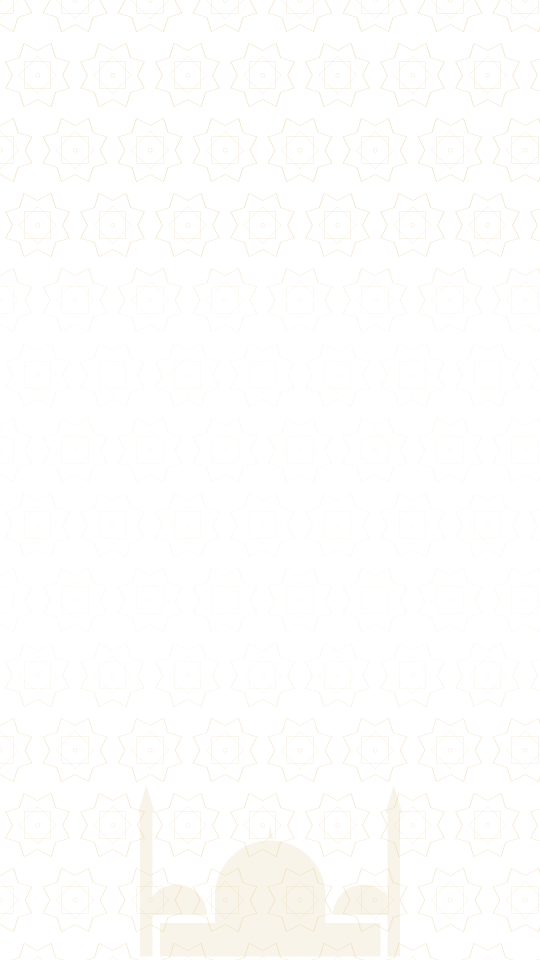
#> input picture scripts/v5/islamic_bg.png, 1080 x 1920 px, found by its file name (shown at 1/2 size)
$ python build.py ../v5/islamic_bg.png
#> lines starting #> are read from the running program, lines starting #| are printed output that depends on the picture
import os, sys, subprocess
from PIL import Image, ImageDraw, ImageFont, ImageFilter
D=os.path.dirname(os.path.abspath(__file__)); S=os.path.dirname(D); FD=S+'/fonts/'; V=S+'/vid2/src/video.mp4'
W,H=1080,1920; PY=570; PW,PH=1080,810          # video panel
INTRO=2.6; OUTRO=4.2
# ------------------------------------------------------------------ segments
# (src_start, src_end, chapter, shot, face_cx)
SEG=[(407.76,413.00,1,'w',420),(423.61,426.80,1,'c',468),(426.80,432.36,1,'w',468),(438.74,443.25,1,'c',420),(443.25,451.20,1,'w',420),
     (456.80,462.40,2,'w',432),(462.40,466.29,2,'c',432),(472.73,476.80,2,'w',492),(476.80,479.15,2,'c',492),(481.01,485.65,2,'c',435),(485.65,489.07,2,'w',435),(492.88,496.54,2,'c',447),
     (500.68,504.85,3,'w',414),(504.85,508.60,3,'c',414),
     (508.60,513.20,4,'w',411),(513.20,516.90,4,'c',411),(528.04,535.80,4,'w',504),(535.80,542.37,4,'c',504)]
Y='{\\c&H00D7FF&}'; R='{\\c&H4646FF&}'; N='{\\r}'
SUB=[(407.94,409.50,f"{R}JANGAN MENGUMPAT.{N}"),(409.55,411.20,"APA TAKRIF MENGUMPAT?"),(411.25,413.00,f"{Y}KATA DI BELAKANG.{N}"),
 (423.61,425.60,"KATA ITU BENAR, BETUL."),(425.60,426.80,"MENGUMPAT NI — BENDA BETUL."),
 (426.90,430.70,"DAN JIKA DIDENGAR OLEH TUAN YANG DIKATA, DIA MARAH —"),(430.70,432.36,f"{R}ITU MENGUMPAT.{N}"),
 (438.90,441.60,"KALAU TAK BETUL, DIA TAK PANGGIL MENGUMPAT —"),(441.60,443.25,f"DIA PANGGIL {R}FITNAH.{N}"),
 (443.30,447.70,f"KATA DI BELAKANG, TAPI TAK BETUL — {R}FITNAH.{N}"),(447.75,451.20,f"KATA DI BELAKANG, BENAR, TAPI KAWAN ITU MARAH — {R}MENGUMPAT.{N}"),
 (457.80,459.80,"JANGAN MENGUMPAT AKAN ORANG."),(459.85,463.90,f"INI BENDA YANG {Y}PALING PAYAH NAK HILANG{N} DARIPADA KITA."),
 (463.90,466.29,"ORANG LELAKI SAMA, ORANG PEREMPUAN SAMA."),
 (472.90,476.80,"MASUK SATU TAJUK, DUA TAJUK, HABIS — 15 MINIT."),(476.80,479.15,f"MASUK MINIT KE-20, {R}MULA \"GORENG\"!{N}"),
 (481.20,483.40,f"\"HAJI ANU — {R}TAK BOLEH PAKAI.{N}\""),(483.45,485.65,f"\"AJK SURAU — {R}TAK BOLEH PAKAI.{N}\""),
 (485.70,487.80,"\"TENGAH-TENGAH MASJID PUN — TAK BOLEH PAKAI.\""),(487.85,489.07,f"{R}HABIS SEMUA TAK BOLEH PAKAI!{N}"),
 (493.05,494.80,f"MENGUMPAT NI {Y}MEMANG SEDAP.{N}"),(494.80,496.54,"BOLEH MINUM KOPI LAGI KAT SITU."),
 (500.70,503.90,f"KALAU MENGUMPAT ORANG, {R}SOLAT TUHAN TAK TERIMA.{N}"),(504.85,505.80,f"{R}TAK MAKBUL.{N}"),
 (505.85,508.40,f"SOLAT SAH PUN — {Y}SAH SAJA, TAK TERIMA.{N}"),
 (509.00,513.20,"TETAPI DALAM KITAB IMAM AL-GHAZALI DISEBUT,"),(513.20,516.90,f"MENGUMPAT DIHARUSKAN DALAM {Y}ENAM TEMPAT.{N}"),
 (528.30,530.20,"APA ANTARANYA?"),(530.20,535.80,f"ORANG YANG {Y}DIZALIMI{N} MENGADU KEPADA RAJA —"),
 (535.80,542.37,f"ORANG BERKUASA — MAKA {Y}BOLEH DIA CERITA{N} BAHAWA ORANG ITU ZALIM KEPADANYA.")]
CH={1:("01","APA ITU MENGUMPAT","Beza mengumpat & fitnah"),
    2:("02","DOSA PALING SEDAP","Paling payah nak ditinggalkan"),
    3:("03","AKIBATNYA","Solat sah, tapi tak diterima"),
    4:("04","BILA DIBOLEHKAN","Enam tempat — kitab Imam Al-Ghazali")}
# timeline
tl=[];t=INTRO
for s,e,c,sh,cx in SEG: tl.append(t); t+=e-s
BODY_END=t; TOTAL=BODY_END+OUTRO
def out_t(src):
    for (s,e,*_),o in zip(SEG,tl):
        if s-0.05<=src<=e+0.05: return o+max(0,min(src,e)-s)
    raise ValueError(src)
chap_start={}
for (s,e,c,*_),o in zip(SEG,tl): chap_start.setdefault(c,o)
print(f"body={BODY_END-INTRO:.2f}s total={TOTAL:.2f}s chapters={chap_start}")
# ------------------------------------------------------------------ static frame
img=Image.new('RGBA',(W,H),(0,0,0,0)); d=ImageDraw.Draw(img)
#> after `img = Image.new('RGBA', (W, H), (0, 0, 0, 0))`: img: PIL image 1080x1920 RGBA; every value is 0
g=Image.new('RGBA',(W,H),(0,0,0,0)); gd=ImageDraw.Draw(g)
for y in range(0,PY): gd.line([(0,y),(W,y)],fill=(6,8,14,int(245*min(1,(PY-y)/120+0.0)) if y>PY-120 else 245))
for y in range(PY+PH,H): gd.line([(0,y),(W,y)],fill=(6,8,14,int(240*min(1,(y-PY-PH)/140))))
img.alpha_composite(g)
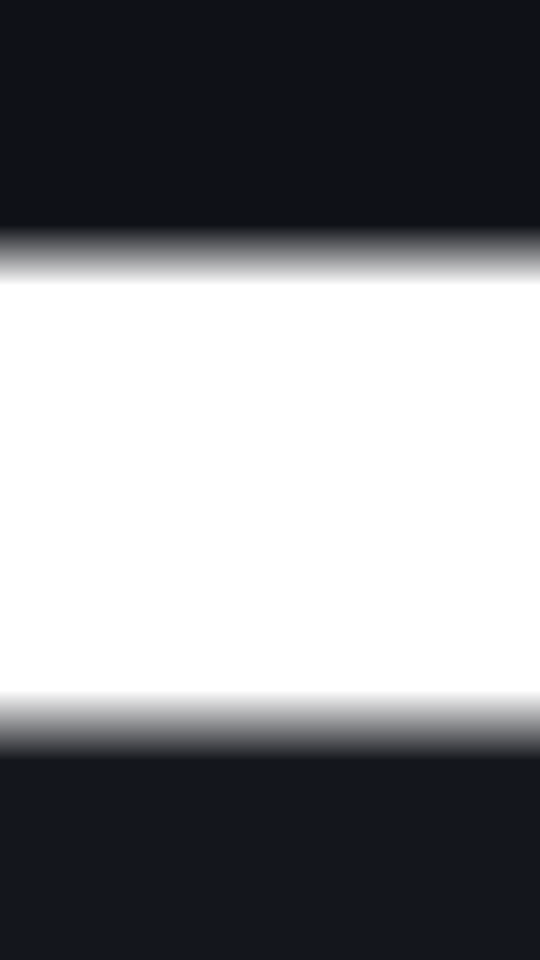
#> g: PIL image 1080x1920 RGBA (shown at 1/2 size); mean R, G, B, A 3.5, 4.6, 8.1, 123.8; transparent parts drawn white
img.alpha_composite(Image.open(D+'/islamic_bg.png').convert('RGBA'))
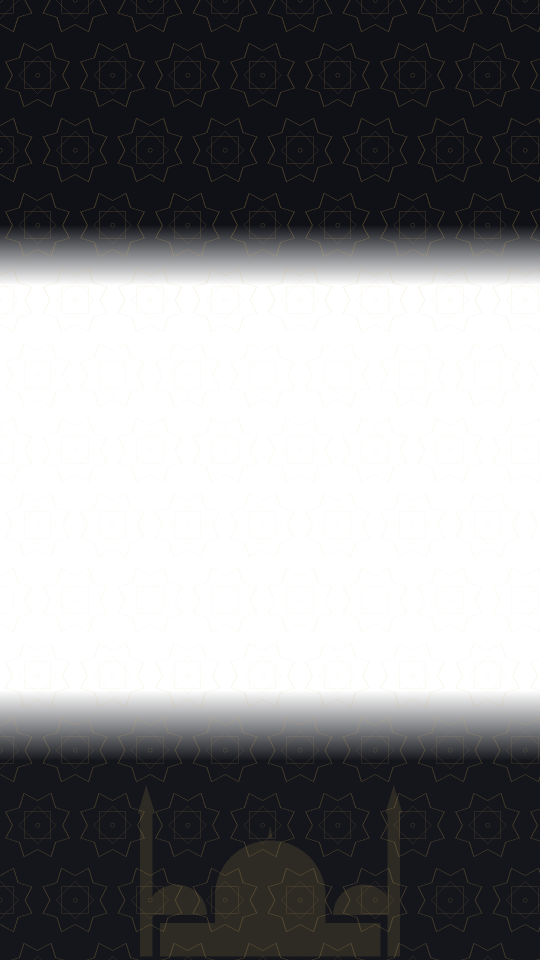
#> img: PIL image 1080x1920 RGBA (shown at 1/2 size); mean R, G, B, A 11, 10.8, 11.1, 124.5; transparent parts drawn white
import math
def star8(cx,cy,r,fill):
    pts=[(cx+(r if k%2==0 else r*0.45)*math.cos(math.pi/8*k),cy+(r if k%2==0 else r*0.45)*math.sin(math.pi/8*k)) for k in range(16)]
    d.polygon(pts,fill=fill)
GOLD=(222,184,92,255); RED=(0,110,72,255)
def ctext(y,txt,font,fill,x=None):
    bb=d.textbbox((0,0),txt,font=font); w=bb[2]-bb[0]
    xx=(W-w)//2-bb[0] if x is None else x
    sh=Image.new('RGBA',(W,H),(0,0,0,0)); ImageDraw.Draw(sh).text((xx,y+5),txt,font=font,fill=(0,0,0,220))
    img.alpha_composite(sh.filter(ImageFilter.GaussianBlur(7))); d.text((xx,y),txt,font=font,fill=fill); return bb
A=lambda s:ImageFont.truetype(FD+'Anton.ttf',s)
P=lambda s:ImageFont.truetype(FD+'Poppins-ExtraBold.ttf',s)
# label
lab="PENYAKIT HATI"; lf=P(28); bb=d.textbbox((0,0),lab,font=lf); pw=bb[2]-bb[0]+50
#> after `bb = d.textbbox((0, 0), lab, font=lf)`: bb = (0, 6, 206, 26)
#> after `pw = bb[2] - bb[0] + 50`: pw = 256
d.rounded_rectangle([(W-pw)//2,150,(W+pw)//2,198],radius=24,outline=GOLD,width=3)
ctext(155,lab,lf,GOLD)
#> in ctext, `bb = d.textbbox((0, 0), txt, font=font)`: bb = (0, 6, 206, 26)
#> in ctext, `w = bb[2] - bb[0]`: w = 206
#> in ctext, `xx=(W-w)//2-bb[0] if x is None else x`: xx = 437
#> in ctext, `ImageDraw.Draw(sh).text((xx, y + 5), txt, font=font, fill=(0, 0, 0, 22`:
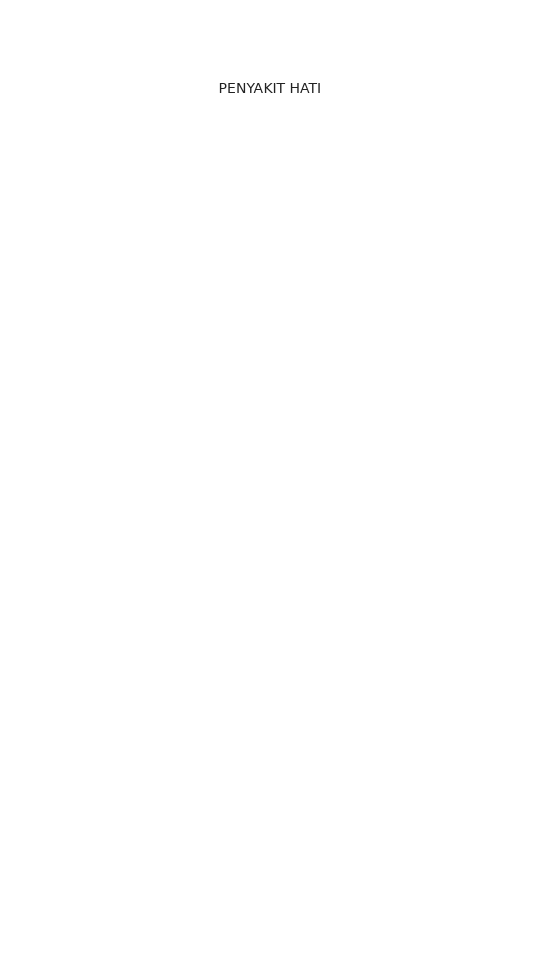
#> sh: PIL image 1080x1920 RGBA (shown at 1/2 size); mean R, G, B, A 0, 0, 0, 0.1; transparent parts drawn white
ctext(205,"MENGUMPAT:",A(118),(255,255,255,255))
# red slanted box with SELAIN ISLAM
t2="DOSA PALING SEDAP?"; f2=A(104); bb=d.textbbox((0,0),t2,font=f2); tw=bb[2]-bb[0]
#> after `t2 = 'DOSA PALING SEDAP?'`: t2 = 'DOSA PALING SEDAP?'
#> after `bb = d.textbbox((0, 0), t2, font=f2)`: bb = (0, 19, 1140, 98)
#> after `tw = bb[2] - bb[0]`: tw = 1140
x0=(W-tw)//2-40; x1=(W+tw)//2+40
#> after `x0 = (W - tw) // 2 - 40`: x0 = -70
#> after `x1 = (W + tw) // 2 + 40`: x1 = 1150
d.polygon([(x0+18,352),(x1+18,352),(x1-18,482),(x0-18,482)],fill=RED)
d.text(((W-tw)//2-bb[0],352-bb[1]+12),t2,font=f2,fill=(255,255,255,255))
# panel borders
d.rectangle([0,PY-6,W,PY-1],fill=GOLD); d.rectangle([0,PY+PH,W,PY+PH+5],fill=GOLD)
star8(540,PY-3,22,GOLD); star8(540,PY+PH+3,22,GOLD)
for cx in (60,1020):
    star8(cx,PY-3,13,GOLD); star8(cx,PY+PH+3,13,GOLD)
# bottom: progress track + footer
d.rounded_rectangle([60,1838,1020,1850],radius=6,fill=(255,255,255,50))
ff=ImageFont.truetype(FD+'Poppins-Bold.ttf',26)
ctext(1866,"Petikan kuliah  •  Kongsikan peringatan ini",ff,(200,200,200,255))
#> call 3 of ctext, with y = 1866, fill = (200, 200, 200, 255)
#> in ctext (call 3), `bb = d.textbbox((0, 0), txt, font=font)`: bb = (0, 5, 551, 30)
#> in ctext (call 3), `w = bb[2] - bb[0]`: w = 551
#> in ctext (call 3), `xx=(W-w)//2-bb[0] if x is None else x`: xx = 264
#> in ctext (call 3), `img.alpha_composite(sh.filter(ImageFilter.GaussianBlur(7)))`:
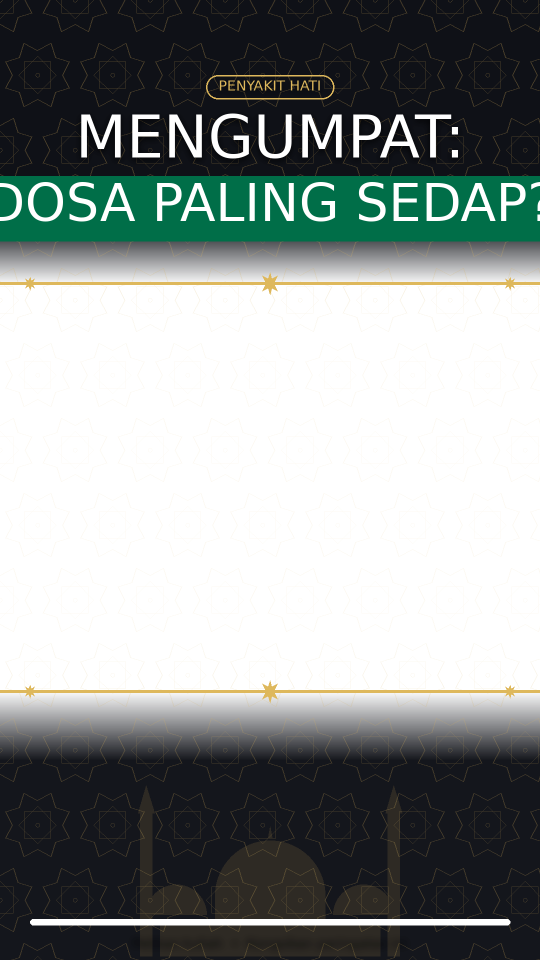
#> img: PIL image 1080x1920 RGBA (shown at 1/2 size); mean R, G, B, A 19.2, 24.7, 21.7, 126.5; transparent parts drawn white
img.save(D+'/frame.png')
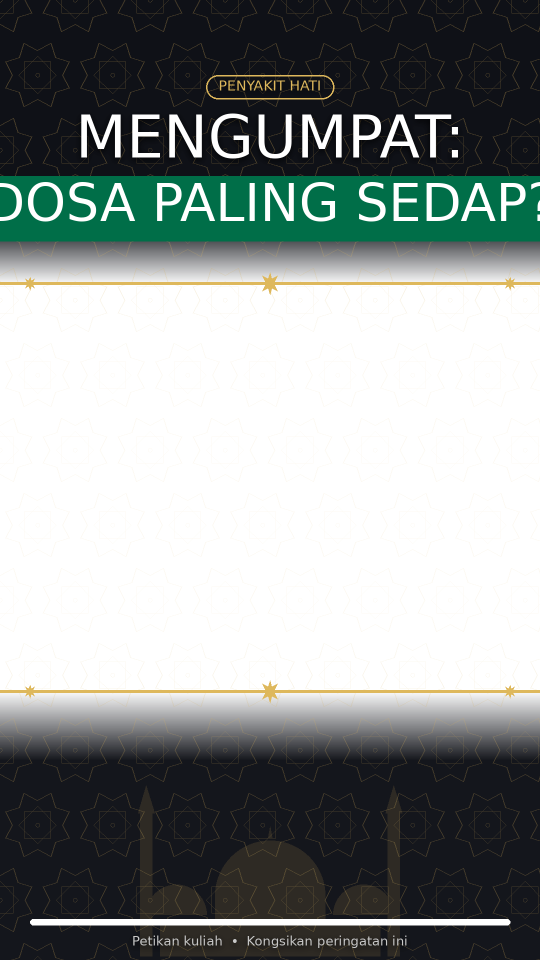
#> saved as frame.png: PIL image 1080x1920 RGBA (shown at 1/2 size); mean R, G, B, A 19.4, 24.9, 22, 126.5; transparent parts drawn white
# ------------------------------------------------------------------ ASS
def ts(x): return f"{int(x//3600)}:{int(x%3600//60):02d}:{x%60:05.2f}"
ass=f"""[Script Info]
ScriptType: v4.00+
PlayResX: {W}
PlayResY: {H}
WrapStyle: 0

[V4+ Styles]
Format: Name, Fontname, Fontsize, PrimaryColour, SecondaryColour, OutlineColour, BackColour, Bold, Italic, Underline, StrikeOut, ScaleX, ScaleY, Spacing, Angle, BorderStyle, Outline, Shadow, Alignment, MarginL, MarginR, MarginV, Encoding
Style: Sub,Anton,96,&H00FFFFFF,&H00FFFFFF,&H00000000,&HA0000000,0,0,0,0,100,100,1,0,1,6,4,5,60,60,0,1
Style: Big,Anton,200,&H00FFFFFF,&H00FFFFFF,&H00000000,&H90000000,0,0,0,0,100,100,2,0,1,8,6,5,40,40,0,1
Style: Pop,Poppins ExtraBold,52,&H00FFFFFF,&H00FFFFFF,&H00000000,&H90000000,0,0,0,0,100,100,0,0,1,4,3,5,60,60,0,1
Style: Tab,Poppins ExtraBold,30,&H00FFFFFF,&H00FFFFFF,&H00000000,&H00000000,0,0,0,0,100,100,2,0,1,0,0,5,0,0,0,1
Style: Box,Poppins ExtraBold,10,&H00000000,&H00000000,&H00000000,&H00000000,0,0,0,0,100,100,0,0,1,0,0,7,0,0,0,1
Style: Ar,Amiri,84,&H005CB8DE,&H005CB8DE,&H00000000,&H90000000,-1,0,0,0,100,100,0,0,1,3,3,5,40,40,0,1

[Events]
Format: Layer, Start, End, Style, Name, MarginL, MarginR, MarginV, Effect, Text
"""
E=[]
def ev(a,b,style,text,layer=0): E.append(f"Dialogue: {layer},{ts(a)},{ts(b)},{style},,0,0,0,,{text}")
def rect(x,y,w,h): return f"m 0 0 l {w} 0 {w} {h} 0 {h}"
# --- HOOK
ev(0,INTRO,'Box',"{\\pos(0,0)\\p1\\c&H0A0806&\\alpha&H50&}"+rect(0,0,W,H)+"{\\p0}",0)
ev(0.10,INTRO,'Big',"{\\pos(540,680)\\fs170\\fscx260\\fscy260\\alpha&HFF&\\t(0,140,\\fscx100\\fscy100\\alpha&H00&)\\fad(0,150)}MENGUMPAT...",2)
ev(0.55,INTRO,'Box',"{\\pos(60,820)\\p1\\c&H486E00&\\clip(0,0,0,1920)\\t(0,180,\\clip(0,0,1080,1920))\\fad(0,150)}m 30 0 l 990 0 960 220 0 220{\\p0}",1)
ev(0.55,INTRO,'Big',"{\\pos(540,930)\\fs118\\alpha&HFF&\\t(80,200,\\alpha&H00&)\\fad(0,150)}DOSA PALING SEDAP!",2)
ev(1.10,INTRO,'Pop',"{\\pos(540,1130)\\fs72\\alpha&HFF&\\t(0,200,\\alpha&H00&)\\fad(0,150)}TAPI SOLAT TUHAN TAK TERIMA",2)
ev(1.55,INTRO,'Pop',"{\\pos(540,1250)\\c&H00D7FF&\\fs56\\alpha&HFF&\\t(0,200,\\alpha&H00&)\\fad(0,150)}MAKNA  •  SEDAP  •  AKIBAT  •  BILA BOLEH",2)
# --- tabs (chapter indicator) under header
CK=sorted(CH); names=['MAKNA','SEDAP','AKIBAT','BILA BOLEH']; xs=[150,410,670,930]
bounds=[chap_start[c] for c in CK]+[BODY_END]
for k in range(len(CK)):
    a,b=bounds[k],bounds[k+1]
    for j in range(len(CK)):
        if j==k:
            ev(a,b,'Box',f"{{\\pos({xs[j]-120},508)\\p1\\c&H5CB8DE&}}m 0 0 l 240 0 240 50 0 50{{\\p0}}",1)
            ev(a,b,'Tab',f"{{\\pos({xs[j]},533)\\c&H0A0A0A&}}{names[j]}",2)
        else:
            ev(a,b,'Tab',f"{{\\pos({xs[j]},533)\\alpha&H70&}}{names[j]}",2)
# --- chapter cards
for c,(num,title,desc) in CH.items():
    a=chap_start[c]; b=a+2.1; cy=PY+PH//2
    ev(a,b,'Box',f"{{\\pos(0,{cy-170})\\p1\\c&H0A0806&\\alpha&H30&\\fad(80,200)}}"+rect(0,0,W,340)+"{\\p0}",3)
    ev(a,b,'Box',f"{{\\pos(0,{cy-170})\\p1\\c&H486E00&\\fad(80,200)\\clip(0,0,0,1920)\\t(0,220,\\clip(0,0,1080,1920))}}"+rect(0,0,W,10)+"{\\p0}",4)
    ev(a,b,'Box',f"{{\\pos(0,{cy+160})\\p1\\c&H486E00&\\fad(80,200)\\clip(1080,0,1080,1920)\\t(0,220,\\clip(0,0,1080,1920))}}"+rect(0,0,W,10)+"{\\p0}",4)
    ev(a,b,'Big',f"{{\\an6\\move(-200,{cy-20},330,{cy-20},0,180)\\c&H5CB8DE&\\fs230\\fad(0,200)}}{num}",5)
    ev(a+0.08,b,'Big',f"{{\\an4\\move(1200,{cy-50},370,{cy-50},0,200)\\fs{150 if len(title)<=9 else (112 if len(title)<=13 else 92)}\\fad(0,200)}}{title}",5)
    ev(a+0.25,b,'Pop',f"{{\\an4\\pos(375,{cy+70})\\fs40\\alpha&HFF&\\t(0,200,\\alpha&H00&)\\fad(0,200)}}{desc}",5)
# --- subtitles
SUBY=1540
for a,b,txt in SUB:
    oa,ob=out_t(a),out_t(b)
    ev(oa,ob,'Sub',f"{{\\q0\\pos(540,{SUBY})\\fscx70\\fscy70\\t(0,90,\\fscx108\\fscy108)\\t(90,170,\\fscx100\\fscy100)}}{txt}",6)
# --- outro
o=BODY_END
ev(o,TOTAL,'Box',"{\\pos(0,0)\\p1\\c&H0A0806&\\alpha&H40&\\fad(250,0)}"+rect(0,0,W,H)+"{\\p0}",7)
ev(o+0.15,TOTAL,'Ar',"{\\pos(540,590)\\fs250\\fad(300,300)\\blur1}وَلَا يَغْتَب بَّعْضُكُم بَعْضًا",8)
ev(o+0.35,TOTAL,'Ar',"{\\pos(540,800)\\fs160\\fad(300,300)\\blur1}أَيُحِبُّ أَحَدُكُمْ أَن يَأْكُلَ لَحْمَ أَخِيهِ مَيْتًا",8)
ev(o+0.7,TOTAL,'Pop',"{\\pos(540,1010)\\fs60\\fad(300,300)}\"Janganlah kamu mengumpat satu sama lain.",8)
ev(o+0.7,TOTAL,'Pop',"{\\pos(540,1095)\\fs60\\fad(300,300)}Sukakah kamu memakan daging",8)
ev(o+0.7,TOTAL,'Pop',"{\\pos(540,1185)\\fs70\\fad(300,300)\\c&H5CB8DE&}SAUDARAMU YANG TELAH MATI?\"",8)
ev(o+1.0,TOTAL,'Tab',"{\\pos(540,1305)\\fs50\\c&H5CB8DE&\\fad(300,300)}SURAH AL-HUJURAT : 12",8)
ass+="\n".join(E)+"\n"
open(D+'/v7.ass','w').write(ass)
# ------------------------------------------------------------------ ffmpeg
args=['ffmpeg','-v','error','-stats','-y']
for s,e,*_ in SEG: args+=['-ss',f"{s:.3f}",'-t',f"{e-s:.3f}",'-i',V]
n=len(SEG)
args+=['-loop','1','-t',f"{INTRO}",'-i',D+'/intro_bg.png','-loop','1','-t',f"{OUTRO}",'-i',D+'/outro_bg.png',
       '-loop','1','-t',f"{TOTAL:.3f}",'-i',D+'/frame.png',
       '-loop','1','-t',f"{TOTAL:.3f}",'-i',D+'/islamic_bg.png','-i',D+'/music.wav','-i',D+'/impact.wav','-i',D+'/whoosh.wav','-i',D+'/riser.wav']
iI,iO,iF,iP,iM,iImp,iW,iR=n,n+1,n+2,n+3,n+4,n+5,n+6,n+7
fc=[];cat=''
BG="scale=1080:1920:force_original_aspect_ratio=increase,crop=1080:1920,gblur=sigma=30,eq=brightness=-0.30:saturation=0.55"
for i,(s,e,c,sh,cx) in enumerate(SEG):
    dd=e-s
    if sh=='w': cw,chh,cy0=576,432,0
    else: cw,chh,cy0=480,360,0
    x0=max(0,min(768-cw,cx-cw//2))
    z0,z1=(1.0,1.06) if sh=='w' else (1.04,1.12)
    fc.append(f"[{i}:v]fps=30,setpts=PTS-STARTPTS,split[b{i}][f{i}]")
    fc.append(f"[b{i}]{BG}[bg{i}]")
    fc.append(f"[f{i}]crop={cw}:{chh}:{x0}:{cy0},scale=w='trunc(1080*({z0}+{z1-z0}*t/{dd:.3f})/2)*2':h=-2:eval=frame:flags=lanczos,crop=1080:810:(iw-1080)/2:(ih-810)/2,eq=contrast=1.06:saturation=1.12,unsharp=5:5:0.6[fg{i}]")
    fc.append(f"[bg{i}][fg{i}]overlay=0:{PY},setsar=1[v{i}]")
    fi=0.06 if i==0 or abs(SEG[i-1][1]-s)>0.01 else 0.0
    fo=0.06 if i==len(SEG)-1 or abs(SEG[i+1][0]-e)>0.01 else 0.0
    af=",".join(x for x in ([f"afade=in:d={fi}"] if fi else [])+([f"afade=out:st={dd-fo:.3f}:d={fo}"] if fo else []))
    fc.append(f"[{i}:a]asetpts=PTS-STARTPTS,aresample=44100"+(","+af if af else "")+f"[a{i}]")
for k,(idx,dur) in enumerate([(iI,INTRO),(iO,OUTRO)]):
    fc.append(f"[{idx}:v]fps=30,{BG},setsar=1[sv{k}]")
    fc.append(f"anullsrc=r=44100:cl=mono,atrim=duration={dur}[sa{k}]")
cat="[sv0][sa0]"+"".join(f"[v{i}][a{i}]" for i in range(n))+"[sv1][sa1]"
fc.append(f"{cat}concat=n={n+2}:v=1:a=1[base][voiceraw]")
flashes=[chap_start[c] for c in sorted(CH)]+[BODY_END]
fl=",".join(f"drawbox=x=0:y=0:w=iw:h=ih:color=white@0.85:t=fill:enable='between(t,{x-0.02:.3f},{x+0.07:.3f})'" for x in flashes)
fc.append(f"[{iF}:v]format=rgba[frm]"); fc.append(f"[{iP}:v]format=rgba[pat]")
fc.append(f"[base][pat]overlay=0:0:enable='not(between(t,{INTRO},{BODY_END}))'[b0p]"); fc.append(f"[b0p][frm]overlay=0:0:enable='between(t,{INTRO},{BODY_END})'[b1]")
fc.append(f"color=c=0xDEB85C:s=960x12:r=30,format=rgba[bar]")
fc.append(f"[b1][bar]overlay=x='60-960+960*(t-{INTRO})/{BODY_END-INTRO:.3f}':y=1838:enable='between(t,{INTRO},{BODY_END})':shortest=0[b1b]")
fc.append(f"[b1b]crop=1080:1920:0:0,ass={D}/v7.ass:fontsdir={FD},{fl},fade=in:st=0:d=0.25,fade=out:st={TOTAL-0.5:.3f}:d=0.5,format=yuv420p[vout]")
# audio
fc.append("[voiceraw]highpass=f=80,lowpass=f=12000,acompressor=threshold=-22dB:ratio=3.5:attack=5:release=120:makeup=5,loudnorm=I=-14:TP=-1.5:LRA=8,aresample=44100,asplit[voice][sc]")
fc.append(f"[{iM}:a]atrim=duration={TOTAL:.3f},volume=0.6,aformat=channel_layouts=stereo[mraw]")
fc.append("[sc]aformat=channel_layouts=stereo[sc2]")
fc.append("[mraw][sc2]sidechaincompress=threshold=0.03:ratio=8:attack=20:release=400:makeup=1[mduck]")
sfx=[(iImp,0.10,1.0),(iW,0.45,0.6),(iImp,0.55,0.8),(iW,1.05,0.4)]
for c in sorted(CH): sfx+= [(iW,chap_start[c]-0.25,0.7),(iImp,chap_start[c],0.9)]
sfx+=[(iR,BODY_END-1.5,0.5),(iImp,BODY_END,0.8)]
names=[]
for k,(idx,at,vol) in enumerate(sfx):
    fc.append(f"[{idx}:a]volume={vol},adelay={int(at*1000)}|{int(at*1000)}[sx{k}]")
    names.append(f"[sx{k}]")
# split shared inputs: ffmpeg allows reuse of input pads only once -> use asplit
fcs=";".join(fc)
uses={}
for idx,_,_ in sfx: uses[idx]=uses.get(idx,0)+1
for idx,cnt in uses.items():
    labels="".join(f"[in{idx}_{j}]" for j in range(cnt))
    fcs=f"[{idx}:a]asplit={cnt}{labels};"+fcs
    for j in range(cnt): fcs=fcs.replace(f"[{idx}:a]volume",f"[in{idx}_{j}]volume",1)
fcs+=f";[voice]aformat=channel_layouts=stereo[vst];[vst][mduck]{''.join(names)}amix=inputs={2+len(names)}:duration=first:normalize=0,alimiter=limit=0.95,atrim=duration={TOTAL:.3f}[aout]"
args+=['-filter_complex',fcs,'-map','[vout]','-map','[aout]','-c:v','libx264','-preset','medium','-crf','19','-r','30',
       '-c:a','aac','-b:a','192k','-movflags','+faststart','-t',f"{TOTAL:.3f}",D+'/final_v7.mp4']
if '--dry' in sys.argv: print(fcs[:3000]); sys.exit()
subprocess.run(args,check=True)
#> (this line was passed over: subprocess is not available in this run)
